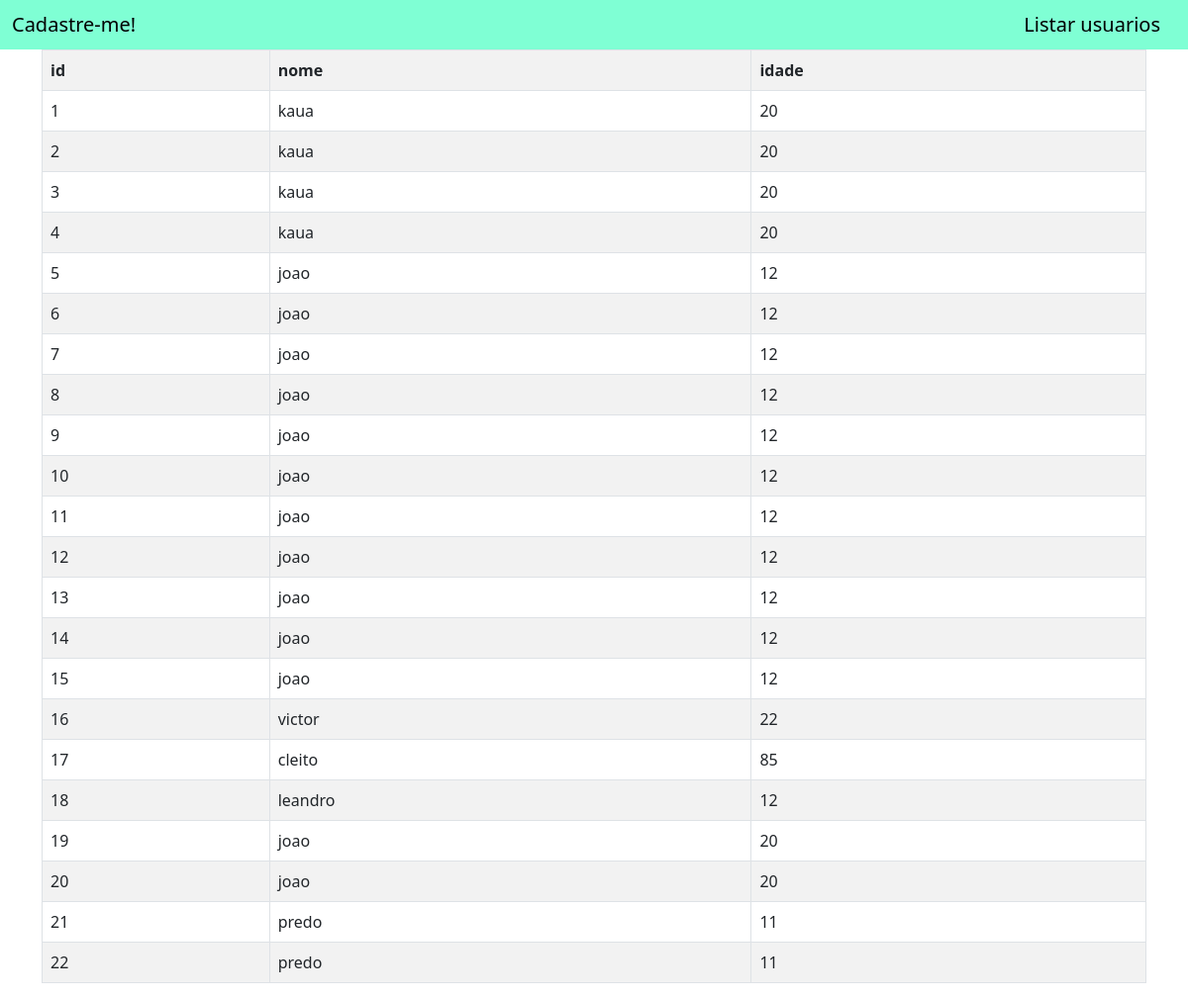
The app's page /listar/ with its own data.
### app_cad_usuarios/models.py (models this page shows)
class Usuario(models.Model):
    id_usuario = models.AutoField(primary_key=True)
    nome = models.TextField(max_length=255)
    idade = models.IntegerField()

### app_cad_usuarios/views.py (the view)
# urls.py: path('listar/', views.listar_usuario, name='listar')
def listar_usuario(request):
    novo_usuario = Usuario()
    usuarios = {
        'usuarios': Usuario.objects.all()
    }
    return render(request, 'usuarios/usuarios.html', usuarios)

### app_cad_usuarios/templates/usuarios/usuarios.html
{% extends 'usuarios/base.html' %}
{% block conteudo %}
<div class="container">
    <table class="table table-bordered table-striped">
        <tr>
            <th>id</th>
            <th>nome</th>
            <th>idade</th>
        </tr>
        {% for valor in usuarios %}
        <tr>
            <td>{{valor.id_usuario}}</td>
            <td>{{valor.nome}}</td>
            <td>{{valor.idade}}</td>
        </tr>
        {% endfor %}
    </table>
</div>
{% endblock %}

### app_cad_usuarios/templates/usuarios/base.html (shortened to what this page needs)
<!doctype html>
<html lang="en">
  <head>
    <link href="https://cdn.jsdelivr.net/npm/bootstrap@5.0.2/dist/css/bootstrap.min.css" rel="stylesheet">
  </head>
  <body>
    <nav style="background-color: aquamarine !important;" class="navbar navbar-light bg-light">
      <div class="container-fluid">
        <span class="navbar-brand mb-0 h1"><a style="text-decoration: none;color:black ;"href="{% url 'home' %}">Cadastre-me!</a></span>
        <span class="navbar-brand mb-0 h1"><a style="text-decoration: none; color:black;"href="{% url 'listar' %}">Listar usuarios</a></span>
      </div>
    </nav>
    {% block conteudo %}
    {% endblock %}
  </body>
</html>

### records on screen
Usuario: id_usuario "1", nome "kaua", idade "20"
Usuario: id_usuario "2", nome "kaua", idade "20"
Usuario: id_usuario "3", nome "kaua", idade "20"
Usuario: id_usuario "4", nome "kaua", idade "20"
Usuario: id_usuario "5", nome "joao", idade "12"
Usuario: id_usuario "6", nome "joao", idade "12"
Usuario: id_usuario "7", nome "joao", idade "12"
Usuario: id_usuario "8", nome "joao", idade "12"
Usuario: id_usuario "9", nome "joao", idade "12"
Usuario: id_usuario "10", nome "joao", idade "12"
Usuario: id_usuario "11", nome "joao", idade "12"
Usuario: id_usuario "12", nome "joao", idade "12"
Usuario: id_usuario "13", nome "joao", idade "12"
Usuario: id_usuario "14", nome "joao", idade "12"
Usuario: id_usuario "15", nome "joao", idade "12"
Usuario: id_usuario "16", nome "victor", idade "22"
Usuario: id_usuario "17", nome "cleito", idade "85"
Usuario: id_usuario "18", nome "leandro", idade "12"
Usuario: id_usuario "19", nome "joao", idade "20"
Usuario: id_usuario "20", nome "joao", idade "20"
Usuario: id_usuario "21", nome "predo", idade "11"
Usuario: id_usuario "22", nome "predo", idade "11"
